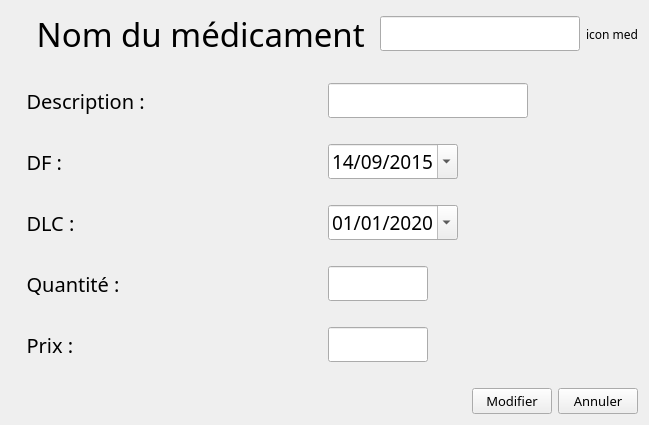
        <widget class="QWidget" name="afficher_med">
         <layout class="QGridLayout" name="gridLayout_8">
          <item row="0" column="0">
           <layout class="QGridLayout" name="gridLayout_7">
            <item row="10" column="0">
             <layout class="QHBoxLayout" name="horizontalLayout_51">
              <item>
               <widget class="QLabel" name="label_39">
                <property name="font">
                 <font>
                  <family>Quicksand SemiBold</family>
                  <pointsize>15</pointsize>
                 </font>
                </property>
                <property name="text">
                 <string>   Prix :</string>
                </property>
               </widget>
              </item>
              <item alignment="Qt::AlignLeft">
               <widget class="QLineEdit" name="lineEdit_prix">
                <property name="minimumSize">
                 <size>
                  <width>100</width>
                  <height>0</height>
                 </size>
                </property>
                <property name="maximumSize">
                 <size>
                  <width>80</width>
                  <height>16777215</height>
                 </size>
                </property>
                <property name="font">
                 <font>
                  <family>Quicksand SemiBold</family>
                  <pointsize>14</pointsize>
                 </font>
                </property>
                <property name="readOnly">
                 <bool>false</bool>
                </property>
               </widget>
              </item>
             </layout>
            </item>
            <item row="4" column="0">
             <layout class="QHBoxLayout" name="horizontalLayout_54">
              <item>
               <widget class="QLabel" name="label_42">
                <property name="font">
                 <font>
                  <family>Quicksand SemiBold</family>
                  <pointsize>15</pointsize>
                 </font>
                </property>
                <property name="text">
                 <string>   DF :</string>
                </property>
               </widget>
              </item>
              <item alignment="Qt::AlignLeft">
               <widget class="QDateEdit" name="dateEdit_DF2">
                <property name="maximumSize">
                 <size>
                  <width>180</width>
                  <height>16777215</height>
                 </size>
                </property>
                <property name="font">
                 <font>
                  <family>Quicksand SemiBold</family>
                  <pointsize>14</pointsize>
                 </font>
                </property>
                <property name="styleSheet">
                 <string notr="true">  QCalendarWidget QAbstractItemView:enabled 
  {
  	font-size:10px;  
  	color: rgb(180, 180, 180);  
  	background-color: #00446c;  
  	selection-background-color:rgb(217, 217, 217); 
  	selection-color:rgb(0, 0, 0); 
  }</string>
                </property>
                <property name="maximumDate">
                 <date>
                  <year>2020</year>
                  <month>11</month>
                  <day>11</day>
                 </date>
                </property>
                <property name="minimumDate">
                 <date>
                  <year>2015</year>
                  <month>9</month>
                  <day>14</day>
                 </date>
                </property>
                <property name="displayFormat">
                 <string>dd/MM/yyyy</string>
                </property>
                <property name="calendarPopup">
                 <bool>true</bool>
                </property>
               </widget>
              </item>
             </layout>
            </item>
            <item row="3" column="0">
             <spacer name="horizontalSpacer_41">
              <property name="orientation">
               <enum>Qt::Horizontal</enum>
              </property>
              <property name="sizeHint" stdset="0">
               <size>
                <width>40</width>
                <height>20</height>
               </size>
              </property>
             </spacer>
            </item>
            <item row="0" column="0">
             <layout class="QHBoxLayout" name="horizontalLayout_53">
              <item>
               <widget class="QLabel" name="label_41">
                <property name="font">
                 <font>
                  <family>Quicksand SemiBold</family>
                  <pointsize>25</pointsize>
                 </font>
                </property>
                <property name="text">
                 <string>   Nom du médicament </string>
                </property>
               </widget>
              </item>
              <item alignment="Qt::AlignRight">
               <widget class="QLineEdit" name="lineEdit_nomMed">
                <property name="minimumSize">
                 <size>
                  <width>200</width>
                  <height>25</height>
                 </size>
                </property>
                <property name="font">
                 <font>
                  <family>Quicksand SemiBold</family>
                  <pointsize>14</pointsize>
                 </font>
                </property>
                <property name="readOnly">
                 <bool>false</bool>
                </property>
               </widget>
              </item>
              <item alignment="Qt::AlignRight">
               <widget class="QLabel" name="icon_med_2">
                <property name="font">
                 <font>
                  <family>Quicksand SemiBold</family>
                  <pointsize>9</pointsize>
                 </font>
                </property>
                <property name="text">
                 <string>icon med</string>
                </property>
               </widget>
              </item>
             </layout>
            </item>
            <item row="6" column="0">
             <layout class="QHBoxLayout" name="horizontalLayout_50">
              <item>
               <widget class="QLabel" name="label_38">
                <property name="font">
                 <font>
                  <family>Quicksand SemiBold</family>
                  <pointsize>15</pointsize>
                 </font>
                </property>
                <property name="text">
                 <string>   DLC :</string>
                </property>
               </widget>
              </item>
              <item alignment="Qt::AlignLeft">
               <widget class="QDateEdit" name="dateEdit_4">
                <property name="maximumSize">
                 <size>
                  <width>180</width>
                  <height>16777215</height>
                 </size>
                </property>
                <property name="font">
                 <font>
                  <family>Quicksand SemiBold</family>
                  <pointsize>14</pointsize>
                 </font>
                </property>
                <property name="styleSheet">
                 <string notr="true">  QCalendarWidget QAbstractItemView:enabled 
  {
  	font-size:10px;  
  	color: rgb(180, 180, 180);  
  	background-color: #00446c;  
  	selection-background-color:rgb(217, 217, 217); 
  	selection-color:rgb(0, 0, 0); 
  }</string>
                </property>
                <property name="maximumDate">
                 <date>
                  <year>2040</year>
                  <month>12</month>
                  <day>31</day>
                 </date>
                </property>
                <property name="minimumDate">
                 <date>
                  <year>2020</year>
                  <month>1</month>
                  <day>1</day>
                 </date>
                </property>
                <property name="displayFormat">
                 <string>dd/MM/yyyy</string>
                </property>
                <property name="calendarPopup">
                 <bool>true</bool>
                </property>
               </widget>
              </item>
             </layout>
            </item>
            <item row="1" column="0">
             <spacer name="horizontalSpacer_40">
              <property name="orientation">
               <enum>Qt::Horizontal</enum>
              </property>
              <property name="sizeHint" stdset="0">
               <size>
                <width>40</width>
                <height>20</height>
               </size>
              </property>
             </spacer>
            </item>
            <item row="8" column="0">
             <layout class="QHBoxLayout" name="horizontalLayout_55">
              <item>
               <widget class="QLabel" name="label_43">
                <property name="font">
                 <font>
                  <family>Quicksand SemiBold</family>
                  <pointsize>15</pointsize>
                 </font>
                </property>
                <property name="text">
                 <string>   Quantité : </string>
                </property>
               </widget>
              </item>
              <item alignment="Qt::AlignLeft">
               <widget class="QLineEdit" name="lineEdit_quantite">
                <property name="minimumSize">
                 <size>
                  <width>100</width>
                  <height>0</height>
                 </size>
                </property>
                <property name="maximumSize">
                 <size>
                  <width>20</width>
                  <height>16777215</height>
                 </size>
                </property>
                <property name="sizeIncrement">
                 <size>
                  <width>0</width>
                  <height>0</height>
                 </size>
                </property>
                <property name="font">
                 <font>
                  <family>Quicksand SemiBold</family>
                  <pointsize>14</pointsize>
                 </font>
                </property>
               </widget>
              </item>
             </layout>
            </item>
            <item row="5" column="0">
             <spacer name="horizontalSpacer_42">
              <property name="orientation">
               <enum>Qt::Horizontal</enum>
              </property>
              <property name="sizeHint" stdset="0">
               <size>
                <width>40</width>
                <height>20</height>
               </size>
              </property>
             </spacer>
            </item>
            <item row="7" column="0">
             <spacer name="horizontalSpacer_43">
              <property name="orientation">
               <enum>Qt::Horizontal</enum>
              </property>
              <property name="sizeHint" stdset="0">
               <size>
                <width>40</width>
                <height>20</height>
               </size>
              </property>
             </spacer>
            </item>
            <item row="12" column="0">
             <layout class="QHBoxLayout" name="horizontalLayout_49">
              <item>
               <spacer name="horizontalSpacer_37">
                <property name="orientation">
                 <enum>Qt::Horizontal</enum>
                </property>
                <property name="sizeHint" stdset="0">
                 <size>
                  <width>40</width>
                  <height>20</height>
                 </size>
                </property>
               </spacer>
              </item>
              <item>
               <widget class="QPushButton" name="ModifierMedicament">
                <property name="font">
                 <font>
                  <family>Quicksand SemiBold</family>
                  <pointsize>10</pointsize>
                 </font>
                </property>
                <property name="cursor">
                 <cursorShape>PointingHandCursor</cursorShape>
                </property>
                <property name="text">
                 <string>Modifier</string>
                </property>
               </widget>
              </item>
              <item>
               <widget class="QPushButton" name="annuler_2">
                <property name="font">
                 <font>
                  <family>Quicksand SemiBold</family>
                  <pointsize>10</pointsize>
                 </font>
                </property>
                <property name="cursor">
                 <cursorShape>PointingHandCursor</cursorShape>
                </property>
                <property name="text">
                 <string>Annuler</string>
                </property>
               </widget>
              </item>
             </layout>
            </item>
            <item row="11" column="0">
             <spacer name="horizontalSpacer_38">
              <property name="orientation">
               <enum>Qt::Horizontal</enum>
              </property>
              <property name="sizeHint" stdset="0">
               <size>
                <width>40</width>
                <height>20</height>
               </size>
              </property>
             </spacer>
            </item>
            <item row="2" column="0">
             <layout class="QHBoxLayout" name="horizontalLayout_52">
              <item>
               <widget class="QLabel" name="label_40">
                <property name="font">
                 <font>
                  <family>Quicksand SemiBold</family>
                  <pointsize>15</pointsize>
                 </font>
                </property>
                <property name="text">
                 <string>   Description : </string>
                </property>
               </widget>
              </item>
              <item alignment="Qt::AlignLeft">
               <widget class="QLineEdit" name="lineEdit_description">
                <property name="minimumSize">
                 <size>
                  <width>200</width>
                  <height>30</height>
                 </size>
                </property>
                <property name="maximumSize">
                 <size>
                  <width>16777215</width>
                  <height>50</height>
                 </size>
                </property>
                <property name="font">
                 <font>
                  <family>Quicksand SemiBold</family>
                  <pointsize>14</pointsize>
                 </font>
                </property>
                <property name="readOnly">
                 <bool>false</bool>
                </property>
               </widget>
              </item>
             </layout>
            </item>
            <item row="9" column="0">
             <spacer name="horizontalSpacer_44">
              <property name="orientation">
               <enum>Qt::Horizontal</enum>
              </property>
              <property name="sizeHint" stdset="0">
               <size>
                <width>40</width>
                <height>20</height>
               </size>
              </property>
             </spacer>
            </item>
           </layout>
          </item>
         </layout>
        </widget>
